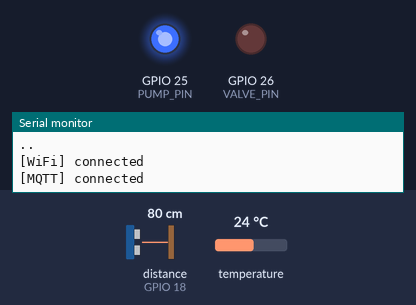
Recording of a program running on a simulated ESP32. Parts: output pins drawn as LEDs (lit = HIGH), the last lines printed to the serial monitor. Wiring (from diagram.json): ultrasonic range finder: trigger GPIO 5; echo GPIO 18. The test bench sets the inputs (shaded band); at power-on: distance to the obstacle (sensor on GPIO 18) 80 cm, temperature 24 °C. The echo pulse lasts 58.3 µs per cm; WiFi joins after 1.5 s; servers stay silent unless stated; random numbers use the default seed unless the program sets one; no MQTT or app messages arrive unless stated; pins used as bus, display or sensor lines are not drawn.

Above: at 2.3 s.
2.4 s: distance to the obstacle (sensor on GPIO 18) set to 198 cm
4.7 s: distance to the obstacle (sensor on GPIO 18) set to 205 cm
At 7.7 s:
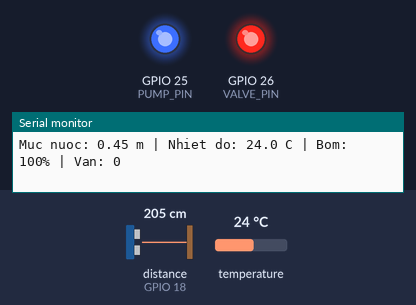
At 21.8 s:
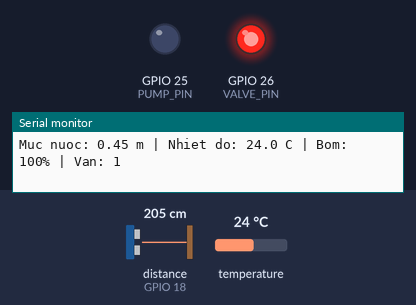
Timing chart, 0 to 30.0 s (numbered marks = the images above; inputs shaded):
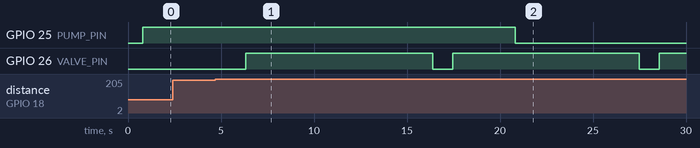

Measured:
- the behaviour switches between 200 and 201 cm on distance to the obstacle (sensor on GPIO 18) (found by bisection; images 0 and 1)
- after the input at 4.7 s, GPIO 26 (VALVE_PIN): alternates HIGH for 10.0 s and LOW for 1.1 s, starting after 1.6 s

The program:

main.cpp
```cpp
/*
 * Lab 3 - De 4: Giam sat moi truong be nuoi thuy hai san
 * ESP32 + HC-SR04 (muc nuoc) + DS18B20 (nhiet do) + MQTT + FreeRTOS
 *
 * Core 0: TaskTruyenData  (WiFi + MQTT)
 * Core 1: TaskDocData     (doc cam bien, in Serial, day vao dataQueue/alertQueue)
 * Core 1: TaskCanhBao     (dieu khien may bom + van thoat)
 */
#include <WiFi.h>
#include <PubSubClient.h>
#include <OneWire.h>
#include <DallasTemperature.h>

// ---------- Chan ket noi ----------
#define TRIG_PIN   5
#define ECHO_PIN   18
#define ONEWIRE_PIN 4
#define PUMP_PIN   25   // LED/PWM mo phong may bom
#define VALVE_PIN  26   // LED mo phong van thoat

#define TANK_HEIGHT_CM 250.0f   // chieu cao be (cam bien dat o mieng be)

// Core 3.x: ledcWrite dung chan GPIO; core 2.x: dung kenh PWM (0)
#if ESP_ARDUINO_VERSION_MAJOR >= 3
  #define PUMP_PWM PUMP_PIN
#else
  #define PUMP_PWM 0
#endif

// ---------- WiFi / MQTT ----------
const char* WIFI_SSID = "Wokwi-GUEST";
const char* WIFI_PASS = "";
const char* MQTT_HOST = "broker.hivemq.com";
const int   MQTT_PORT = 1883;
#define T_LEVEL "nam_ptit/aqua/level"
#define T_TEMP  "nam_ptit/aqua/temp"
#define T_PUMP  "nam_ptit/aqua/pump"
#define T_VALVE "nam_ptit/aqua/valve"
#define T_CMD   "nam_ptit/aqua/cmd/#"   // cmd/pump , cmd/valve : "1" / "0"

WiFiClient espClient;
PubSubClient mqtt(espClient);
OneWire oneWire(ONEWIRE_PIN);
DallasTemperature ds(&oneWire);

struct SensorData { float level_m; float temp_c; };
struct Command    { char dev; int on; };   // dev: 'P' bom, 'V' van

QueueHandle_t dataQueue;    // SensorData day du
QueueHandle_t alertQueue;   // muc nuoc (float)
QueueHandle_t cmdQueue;     // lenh manual tu web

volatile int pumpPercent = 0;
volatile int valveOn = 0;

// ---------- Doc muc nuoc ----------
float readLevelMeters() {
  digitalWrite(TRIG_PIN, LOW);  delayMicroseconds(2);
  digitalWrite(TRIG_PIN, HIGH); delayMicroseconds(10);
  digitalWrite(TRIG_PIN, LOW);
  long dur = pulseIn(ECHO_PIN, HIGH, 30000);
  if (dur == 0) return -1;
  float distCm = dur * 0.0343f / 2.0f;
  float level = (TANK_HEIGHT_CM - distCm) / 100.0f;   // m
  return level < 0 ? 0 : level;
}

// ---------- MQTT ----------
void onMqtt(char* topic, byte* payload, unsigned int len) {
  String t(topic);
  Command c;
  c.on = (len > 0 && payload[0] == '1') ? 1 : 0;
  if (t.endsWith("/pump"))       c.dev = 'P';
  else if (t.endsWith("/valve")) c.dev = 'V';
  else return;
  xQueueSend(cmdQueue, &c, 0);
}

void mqttReconnect() {
  while (!mqtt.connected()) {
    String id = "esp32-aqua-" + String((uint32_t)esp_random(), HEX);
    if (mqtt.connect(id.c_str())) {
      mqtt.subscribe(T_CMD);
      Serial.println("[MQTT] connected");
    } else {
      vTaskDelay(pdMS_TO_TICKS(2000));
    }
  }
}

// ---------- Task truyen data (Core 0) ----------
void TaskTruyenData(void* pv) {
  WiFi.begin(WIFI_SSID, WIFI_PASS);
  while (WiFi.status() != WL_CONNECTED) {
    vTaskDelay(pdMS_TO_TICKS(500));
    Serial.print(".");
  }
  Serial.println("\n[WiFi] connected");
  mqtt.setServer(MQTT_HOST, MQTT_PORT);
  mqtt.setCallback(onMqtt);

  SensorData d;
  for (;;) {
    if (!mqtt.connected()) mqttReconnect();
    mqtt.loop();
    if (xQueueReceive(dataQueue, &d, pdMS_TO_TICKS(100)) == pdTRUE) {
      mqtt.publish(T_LEVEL, String(d.level_m, 2).c_str());
      mqtt.publish(T_TEMP,  String(d.temp_c, 1).c_str());
      mqtt.publish(T_PUMP,  String((int)pumpPercent).c_str());
      mqtt.publish(T_VALVE, String((int)valveOn).c_str());
    }
  }
}

// ---------- Task doc data (Core 1) ----------
void TaskDocData(void* pv) {
  SensorData d;
  for (;;) {
    ds.requestTemperatures();
    d.temp_c  = ds.getTempCByIndex(0);
    d.level_m = readLevelMeters();

    if (d.level_m >= 0) {
      Serial.printf("Muc nuoc: %.2f m | Nhiet do: %.1f C | Bom: %d%% | Van: %d\n",
                    d.level_m, d.temp_c, (int)pumpPercent, (int)valveOn);
      xQueueSend(dataQueue, &d, 0);
      xQueueSend(alertQueue, &d.level_m, 0);
    } else {
      Serial.println("Loi doc HC-SR04");
    }
    vTaskDelay(pdMS_TO_TICKS(2000));
  }
}

// ---------- Task canh bao (Core 1) ----------
void TaskCanhBao(void* pv) {
  float level;
  Command c;
  bool manualPump = false, manualValve = false;
  int autoPct = 0;
  bool autoValve = false;
  uint32_t pumpEnd = 0, valveEnd = 0;

  for (;;) {
    uint32_t now = millis();

    if (xQueueReceive(alertQueue, &level, pdMS_TO_TICKS(100)) == pdTRUE) {
      bool pumpBusy = autoPct > 0, valveBusy = autoValve;
      if (level < 0.5f) {                                  // < 0.5 m: mo van 10 s
        if (!valveBusy) { autoValve = true; valveEnd = now + 10000; }
      } else if (level >= 1.0f && level < 1.5f) {          // 1 - 1.5 m: bom 50% 10 s
        if (!pumpBusy) { autoPct = 50; pumpEnd = now + 10000; }
      } else if (level >= 1.5f && level <= 2.0f) {         // 1.5 - 2 m: bom 100% 20 s
        if (!pumpBusy) { autoPct = 100; pumpEnd = now + 20000; }
      }
    }

    while (xQueueReceive(cmdQueue, &c, 0) == pdTRUE) {      // che do manual
      if (c.dev == 'P') manualPump = c.on;
      else              manualValve = c.on;
    }

    if (autoPct > 0 && now >= pumpEnd) autoPct = 0;
    if (autoValve && now >= valveEnd)  autoValve = false;

    int pct = manualPump ? 100 : autoPct;
    pumpPercent = pct;
    valveOn = (manualValve || autoValve) ? 1 : 0;
    ledcWrite(PUMP_PWM, map(pct, 0, 100, 0, 255));
    digitalWrite(VALVE_PIN, valveOn);
  }
}

void setup() {
  Serial.begin(115200);
  pinMode(TRIG_PIN, OUTPUT);
  pinMode(ECHO_PIN, INPUT);
  pinMode(VALVE_PIN, OUTPUT);
#if ESP_ARDUINO_VERSION_MAJOR >= 3
  ledcAttach(PUMP_PIN, 5000, 8);   // PWM cho may bom (core 3.x)
#else
  ledcSetup(PUMP_PWM, 5000, 8);    // core 2.x
  ledcAttachPin(PUMP_PIN, PUMP_PWM);
#endif
  ds.begin();

  dataQueue  = xQueueCreate(5, sizeof(SensorData));
  alertQueue = xQueueCreate(5, sizeof(float));
  cmdQueue   = xQueueCreate(5, sizeof(Command));

  xTaskCreatePinnedToCore(TaskTruyenData, "TruyenData", 8192, NULL, 1, NULL, 0);
  xTaskCreatePinnedToCore(TaskDocData,    "DocData",    6144, NULL, 2, NULL, 1);
  xTaskCreatePinnedToCore(TaskCanhBao,    "CanhBao",    4096, NULL, 3, NULL, 1);
}

void loop() { vTaskDelay(portMAX_DELAY); }
```
